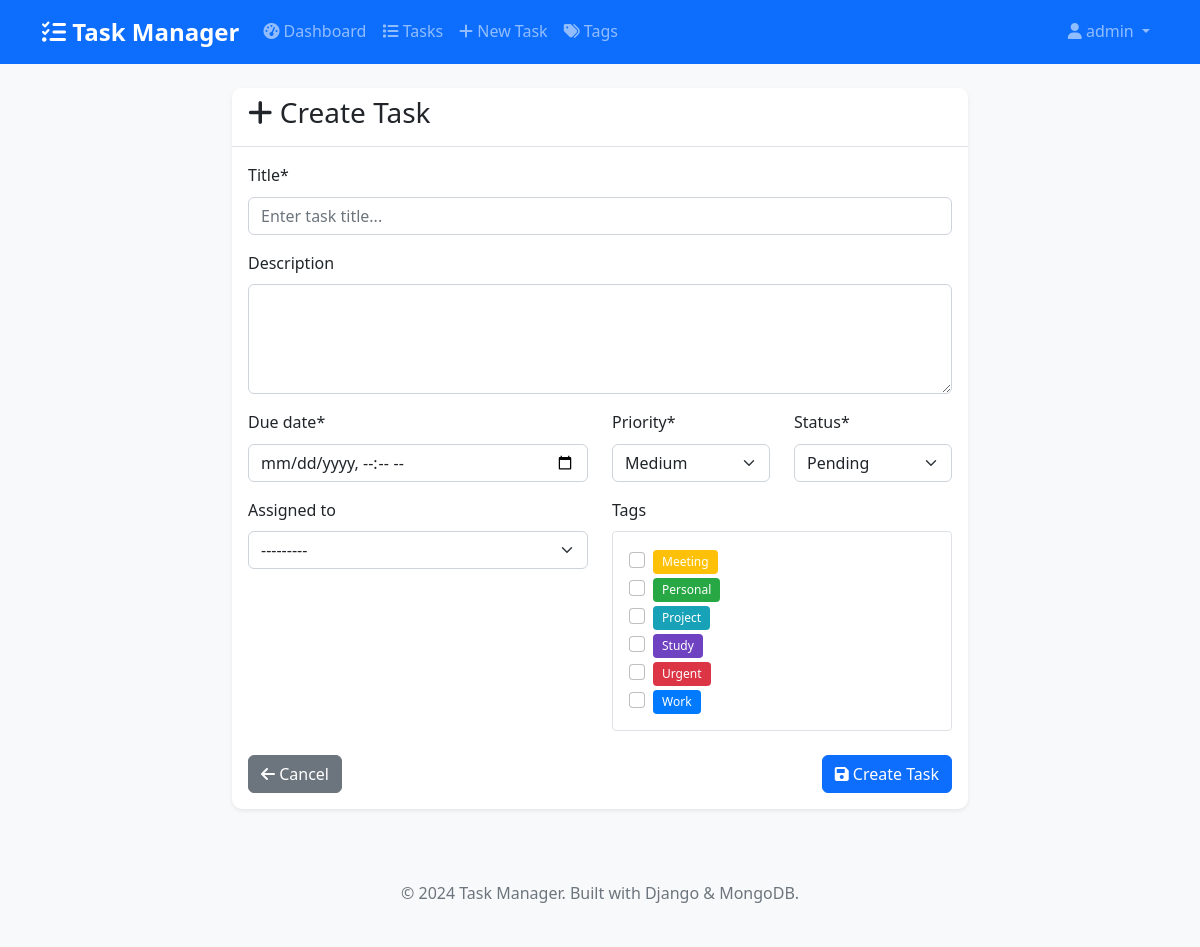
Page /tasks/create/ (signed in) on the committed database.
### tasks/models.py (models this page shows, shortened)
class Tag(models.Model):
    name = models.CharField(max_length=50, unique=True)
    color = models.CharField(max_length=7, default='#007bff')  # Hex color code
    created_by = models.ForeignKey(User, on_delete=models.CASCADE)
    created_at = models.DateTimeField(auto_now_add=True)
    class Meta:
        db_table = 'tags'
        ordering = ['name']

### tasks/views.py (the view)
# urls.py: path('tasks/create/', views.task_create, name='task_create'),
@login_required
def task_create(request):
    if request.method == 'POST':
        form = TaskForm(request.POST, user=request.user)
        if form.is_valid():
            task = form.save(commit=False)
            task.created_by = request.user
            task.save()
            form.save_m2m()  # Save many-to-many relationships
            messages.success(request, 'Task created successfully!')
            return redirect('tasks:task_detail', pk=task.pk)
    else:
        form = TaskForm(user=request.user)
    return render(request, 'tasks/task_form.html', {'form': form, 'title': 'Create Task'})

### tasks/forms.py
class TaskForm(forms.ModelForm):
    tags = forms.ModelMultipleChoiceField(
        queryset=Tag.objects.none(),
        widget=forms.CheckboxSelectMultiple,
        required=False
    )
    class Meta:
        model = Task
        fields = ['title', 'description', 'due_date', 'priority', 'status', 'tags', 'assigned_to']
        widgets = {
            'due_date': forms.DateTimeInput(attrs={'type': 'datetime-local'}),
            'description': forms.Textarea(attrs={'rows': 4}),
            'title': forms.TextInput(attrs={'placeholder': 'Enter task title...'}),
        }
    def __init__(self, *args, **kwargs):
        user = kwargs.pop('user', None)
        super().__init__(*args, **kwargs)
        if user:
            self.fields['tags'].queryset = Tag.objects.filter(created_by=user)
            self.fields['assigned_to'].queryset = User.objects.all()

### templates/tasks/task_form.html (shortened to what this page needs)
{% extends 'base.html' %}
{% load crispy_forms_tags %}
{% block content %}
<div class="row justify-content-center">
    <div class="col-md-8">
        <div class="card">
            <div class="card-header">
                <h3>
                    <i class="fas fa-{% if task %}edit{% else %}plus{% endif %}"></i>
                    {{ title }}
                </h3>
            </div>
            <div class="card-body">
                <form method="post">
                    <div class="row">
                        <div class="col-md-12">
                            {{ form.title|as_crispy_field }}
                        </div>
                    </div>
                    <div class="row">
                        <div class="col-md-12">
                            {{ form.description|as_crispy_field }}
                        </div>
                    </div>
                    <div class="row">
                        <div class="col-md-6">
                            {{ form.due_date|as_crispy_field }}
                        </div>
                        <div class="col-md-3">
                            {{ form.priority|as_crispy_field }}
                        </div>
                        <div class="col-md-3">
                            {{ form.status|as_crispy_field }}
                        </div>
                    </div>
                    <div class="row">
                        <div class="col-md-6">
                            {{ form.assigned_to|as_crispy_field }}
                        </div>
                        <div class="col-md-6">
                            <label class="form-label">Tags</label>
                            <div class="border rounded p-3" style="max-height: 200px; overflow-y: auto;">
                                {% if form.tags.field.queryset %}
                                    {% for tag in form.tags.field.queryset %}
                                    <div class="form-check">
                                        <input class="form-check-input" type="checkbox"
                                               name="tags" value="{{ tag.pk }}"
                                               id="tag_{{ tag.pk }}"
                                               {% if tag in form.tags.value %}checked{% endif %}>
                                        <label class="form-check-label" for="tag_{{ tag.pk }}">
                                            <span class="badge me-2" style="background-color: {{ tag.color }}">
                                                {{ tag.name }}
                                            </span>
                                        </label>
                                    </div>
                                    {% endfor %}
                                {% else %}
                                    <p class="text-muted">No tags available. <a href="{% url 'tasks:tag_create' %}">Create a tag</a></p>
                                {% endif %}
                            </div>
                        </div>
                    </div>
                    <div class="row mt-4">
                        <div class="col-12">
                            <div class="d-flex justify-content-between">
                                <a href="{% if task %}{% url 'tasks:task_detail' task.pk %}{% else %}{% url 'tasks:task_list' %}{% endif %}"
                                   class="btn btn-secondary">
                                    <i class="fas fa-arrow-left"></i> Cancel
                                </a>
                                <button type="submit" class="btn btn-primary">
                                    <i class="fas fa-save"></i>
                                    {% if task %}Update Task{% else %}Create Task{% endif %}
                                </button>
                            </div>
                        </div>
                    </div>
                </form>
            </div>
        </div>
    </div>
</div>
{% endblock %}

### templates/base.html (shortened to what this page needs)
<!DOCTYPE html>
<html lang="en">
<head>
    <link href="https://cdn.jsdelivr.net/npm/bootstrap@5.1.3/dist/css/bootstrap.min.css" rel="stylesheet">
    <link rel="stylesheet" href="https://cdnjs.cloudflare.com/ajax/libs/font-awesome/6.0.0/css/all.min.css">
    {% load static %}
    <link rel="stylesheet" href="{% static 'css/style.css' %}">
</head>
<body>
    <nav class="navbar navbar-expand-lg navbar-dark bg-primary">
        <div class="container">
            <a class="navbar-brand" href="{% url 'tasks:dashboard' %}">
                <i class="fas fa-tasks"></i> Task Manager
            </a>
            <div class="collapse navbar-collapse" id="navbarNav">
                {% if user.is_authenticated %}
                <ul class="navbar-nav me-auto">
                    <li class="nav-item">
                        <a class="nav-link" href="{% url 'tasks:dashboard' %}">
                            <i class="fas fa-tachometer-alt"></i> Dashboard
                        </a>
                    </li>
                    <li class="nav-item">
                        <a class="nav-link" href="{% url 'tasks:task_list' %}">
                            <i class="fas fa-list"></i> Tasks
                        </a>
                    </li>
                    <li class="nav-item">
                        <a class="nav-link" href="{% url 'tasks:task_create' %}">
                            <i class="fas fa-plus"></i> New Task
                        </a>
                    </li>
                    <li class="nav-item">
                        <a class="nav-link" href="{% url 'tasks:tag_list' %}">
                            <i class="fas fa-tags"></i> Tags
                        </a>
                    </li>
                </ul>
                <ul class="navbar-nav">
                    <li class="nav-item dropdown">
                        <a class="nav-link dropdown-toggle" href="#" id="navbarDropdown" role="button" data-bs-toggle="dropdown">
                            <i class="fas fa-user"></i> {{ user.username }}
                        </a>
                    </li>
                </ul>
                {% endif %}
            </div>
        </div>
    </nav>
    <main class="container mt-4">
        {% block content %}{% endblock %}
    </main>
    <footer class="bg-light mt-5 py-4">
        <div class="container text-center">
            <p class="text-muted">&copy; 2024 Task Manager. Built with Django & MongoDB.</p>
        </div>
    </footer>
</body>
</html>

### static/css/style.css (style rules this page uses)
:root { --primary-color: #007bff; --secondary-color: #6c757d; --success-color: #28a745; --danger-color: #dc3545; --warning-color: #ffc107; --info-color: #17a2b8; --light-color: #f8f9fa; --dark-color: #343a40; }
body { font-family: 'Segoe UI', Tahoma, Geneva, Verdana, sans-serif; background-color: #f8f9fa; line-height: 1.6; }
.navbar-brand { font-weight: bold; font-size: 1.5rem; }
.navbar-nav .nav-link { font-weight: 500; transition: color 0.3s ease; }
.card { border: none; border-radius: 10px; box-shadow: 0 0.125rem 0.25rem rgba(0, 0, 0, 0.075); transition: box-shadow 0.15s ease-in-out; }
.card-header { background-color: #fff; border-bottom: 1px solid #dee2e6; border-radius: 10px 10px 0 0 !important; font-weight: 600; }
.btn { border-radius: 6px; font-weight: 500; transition: all 0.3s ease; }
.badge { font-size: 0.75em; font-weight: 500; padding: 0.5em 0.75em; }
.form-control, .form-select { border-radius: 6px; border: 1px solid #ced4da; transition: border-color 0.15s ease-in-out, box-shadow 0.15s ease-in-out; }
footer { margin-top: auto; }

### rows in the picture
Tag: name "Meeting"
Tag: name "Personal"
Tag: name "Project"
Tag: name "Study"
Tag: name "Urgent"
Tag: name "Work"

### other values in the picture
{{ user.username }} "admin"
{{ title }} "Create Task"
